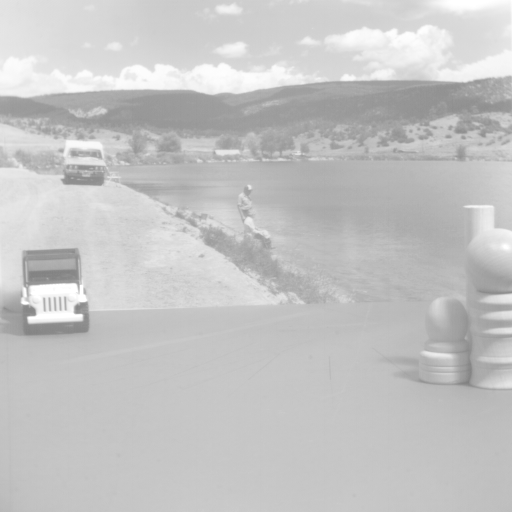
%> input picture Prácticas/Práctica 3/Ejercicios/motion01.512.tiff, 512 x 512 px
$ octave Ejercicio_6a.m   (GNU Octave 9; MATLAB toolbox functions it lacks are replaced by stand-ins)
%> lines starting %> are read from the running program, lines starting %| are printed output that depends on the picture
I = imread('motion01.512.tiff');
%> I is the input picture: size 512x512 uint8; min 127, max 255, mean 196.3

imshow(I);

figure, imhist(I)
%> after `imhist(I)`:
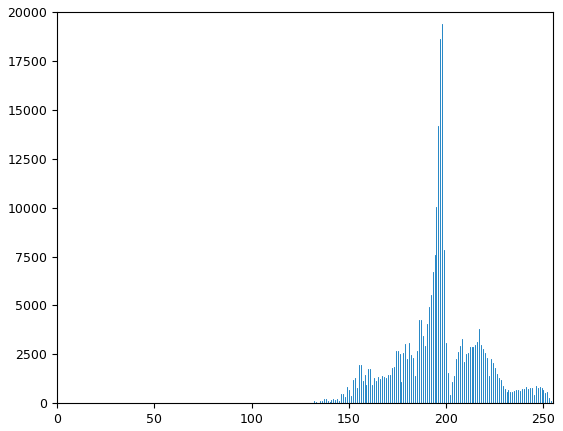
%> figure redrawn from the program's plot data; highest point at x = 198, y = 19402
figure, histeq(I)
%> after `histeq(I)`:
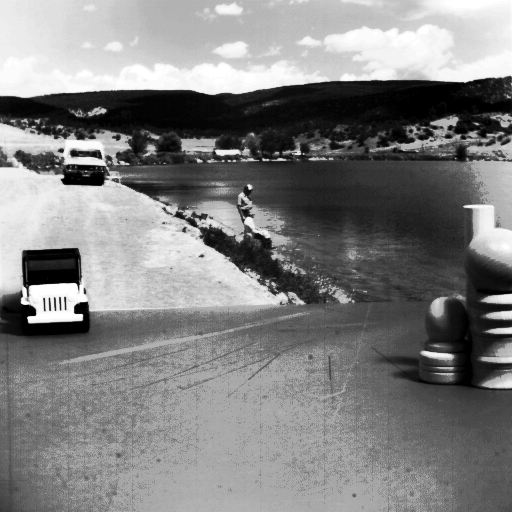
%> ans: size 512x512 uint8; min 0, max 255, mean 128.6
figure, imhist(histeq(I))
%> after `imhist(histeq(I))`:
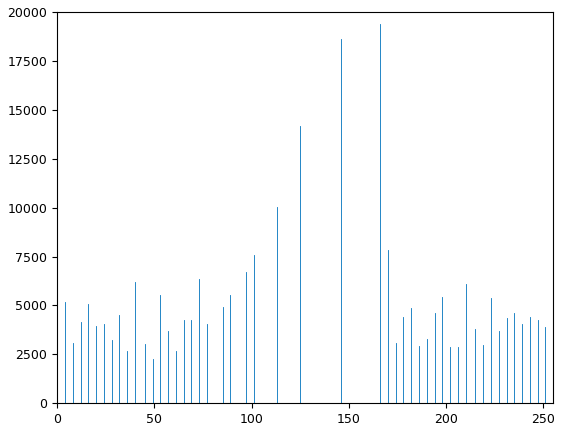
%> figure redrawn from the program's plot data; highest point at x = 166, y = 19402

% También se puede poner:
% J = imhisteq(I);
% imshow(J);
